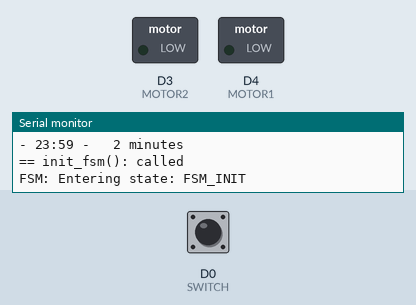
A sketch run on a simulated ESP8266 (NodeMCU). Parts: switched loads named in the sketch (green lamp = pin HIGH), the last lines printed to the serial monitor. The inputs (shaded band) are chosen by the test bench; at power-on: D0 (SWITCH) LOW. The local clock reads 2024-03-15 10:24:30 at power-on unless the sketch sets it.

Above: at 1.2 s.
1.3 s: D0 (SWITCH) pulled HIGH for 0.15 s
At 3.2 s:
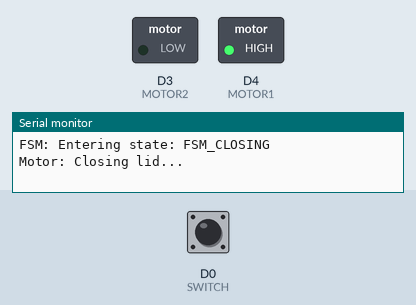
Timing chart, 0 to 9.5 s (numbered marks = the images above; inputs shaded):
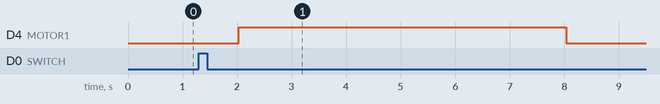

The sketch:

futterautomat.ino
```cpp
#include "time.h"
#include "scheduler.h"
#include "ota.h"
#include "fsm.h"

/*
 * D0 (Output Only)
 * D1 SCL
 * D2 SDA
 * D3 Motor2
 * D4 Motor1 (internal LED, inverted as it is connected from D4 to 3V3)
 */

#define SWITCH D0

void setup() {
  Serial.begin(115200);
  Serial.println("\r\n\r\nFutterbox is starting up...");

  init_ota();
  init_time();
  init_scheduler();

  pinMode(SWITCH, INPUT_PULLDOWN_16);

  init_fsm();
}

bool override_switch_debounce() {
  static bool switch_state = false;       // Current switch state after debouncing
  static unsigned long last_switched = 0; // Last switch change
  bool last_switch = digitalRead(SWITCH); // Most current switch reading
  if (last_switch != switch_state &&
      millis() - last_switched > 100) {
      last_switched = millis();
      switch_state = last_switch;
      if(switch_state) {
        Serial.println("-- Button pressed");
      } else {
        Serial.println("-- Button released");
      }
    }
  return switch_state;
}

void loop() {
  handle_ota();
  handle_time();
  bool should_be_state = handle_scheduler();

  bool override_state = override_switch_debounce();
  handle_fsm(should_be_state, override_state);
}
```

fsm.cpp
```cpp
/*
 * Methods for handling finite state machine and motor for lid.
 */
#include "fsm.h"

// Current and last state
enum State current_state = FSM_INIT;
enum State last_state = FSM_ERROR; // Set to error to make sure we always have a changed-state-event when entering FSM_INIT

// String-list of states for outputting to serial console
// Make sure to always update enum in state.h too!
const char* state_strings[] = {
    "FSM_INIT",
    "FSM_CLOSED",
    "FSM_AUTO_OPENING",
    "FSM_AUTO_OPEN",
    "FSM_MANUAL_OPENING",
    "FSM_MANUAL_OPEN",
    "FSM_CLOSING",
    "FSM_ERROR"
};


/**
 * Helper for controlling motor.
 */
bool is_lid_closed = false;
void motor_open() {
    Serial.println("Motor: Opening lid...");
    digitalWrite(MOTOR1, LOW);
    digitalWrite(MOTOR2, HIGH);
    is_lid_closed = true;
}

void motor_stop() {
    Serial.println("Motor: Stopping motor");
    digitalWrite(MOTOR1, is_lid_closed);
    digitalWrite(MOTOR2, is_lid_closed);
}

void motor_close() {
    Serial.println("Motor: Closing lid...");
    digitalWrite(MOTOR1, HIGH);
    digitalWrite(MOTOR2, LOW);
    is_lid_closed = false;
}

// since when we are in current state
unsigned long state_entered = 0;


/**
 * init_fsm()
 * Prepares motor output pins
 */
void init_fsm() {
    Serial.println("== init_fsm(): called");
    pinMode(MOTOR1, OUTPUT);
    pinMode(MOTOR2, OUTPUT);
}


/**
 * handle_fsm(…)
 * Checks if state changed, call the currently active handler and check
 * result.
 */
void handle_fsm(bool should_be_state, bool override_state) {

    // Handle detection of state changes
    bool changed = false;
    if (current_state != last_state) {
        changed = true;
        last_state = current_state;
        state_entered = millis();
        Serial.printf("FSM: Entering state: %s\n", state_strings[current_state]);
    }

    // give control to method for current state
    enum State next_state;
    switch(current_state) {
        case FSM_INIT:           next_state = handle_init(changed, should_be_state, override_state); break;
        case FSM_CLOSED:         next_state = handle_closed(changed, should_be_state, override_state); break;
        case FSM_AUTO_OPENING:   next_state = handle_auto_opening(changed, should_be_state, override_state); break;
        case FSM_AUTO_OPEN:      next_state = handle_auto_open(changed, should_be_state, override_state); break;
        case FSM_MANUAL_OPENING: next_state = handle_manual_opening(changed, should_be_state, override_state); break;
        case FSM_MANUAL_OPEN:    next_state = handle_manual_open(changed, should_be_state, override_state); break;
        case FSM_CLOSING:        next_state = handle_closing(changed, should_be_state, override_state); break;
        default: /* FSM_ERROR */ next_state = handle_error(changed, should_be_state, override_state); break;
    }

    if (next_state != current_state) {
        Serial.printf("FSM: Requested change from %s to %s\n", state_strings[current_state], state_strings[next_state]);
        current_state = next_state;
    }
}


/**
 * handle_…()
 * All state handlers. All of them are built the same.
 * 1. Check if `entered` and make sure to init all for current state.
 * 2. Do whatever is needed in this state.
 * 3. Check if we need to move to next state and set return value
 */
enum State handle_init(bool entered, bool should_be_state, bool override_state) {
    // Wait a bit to allow for NTP to sync time (if possible)
    // Switch to closing afterwards to go to a known state
    if (millis() - state_entered > 2000) {
        return FSM_CLOSING;
    } else {
        return current_state;
    }
}

enum State handle_closed(bool entered, bool should_be_state, bool override_state) {
    if (entered) {
        motor_stop();
    }
    if (should_be_state) {
        Serial.println("Should be open according to schedule");
        return FSM_AUTO_OPENING;
    } else if (override_state) {
        Serial.println("Button pressed for override");
        return FSM_MANUAL_OPENING;
    } else {
        return current_state;
    }
}

enum State handle_auto_opening(bool entered, bool should_be_state, bool override_state) {
    if (entered) {
        motor_open();
    }
    if (millis() - state_entered > MOTOR_OPEN_TIME) {
        return FSM_AUTO_OPEN;
    } else {
        return current_state;
    }
}

enum State handle_auto_open(bool entered, bool should_be_state, bool override_state) {
    if (entered) {
        motor_stop();
    }
    if (! should_be_state) {
        Serial.println("Should be closed according to schedule");

        // Make sure we don't close if manual override is pressed!
        if (override_state) {
            return FSM_MANUAL_OPEN;
        } else {
            return FSM_CLOSING;
        }
    } else {
        return current_state;
    }
}

enum State handle_manual_opening(bool entered, bool should_be_state, bool override_state) {
    if (entered) {
        motor_open();
    }
    if (millis() - state_entered > MOTOR_OPEN_TIME) {
        return FSM_MANUAL_OPEN;
    } else {
        return current_state;
    }
}

enum State handle_manual_open(bool entered, bool should_be_state, bool override_state) {
    if (entered) {
        motor_stop();
    }
    if (! override_state) {
        Serial.println("Override-button released");
        return FSM_CLOSING;
    } else {
        return current_state;
    }
}

enum State handle_closing(bool entered, bool should_be_state, bool override_state) {
    if (entered) {
        motor_close();
    }
    if (millis() - state_entered > MOTOR_CLOSE_TIME) {
        return FSM_CLOSED;
    } else {
        return current_state;
    }
}

// error-state not implemented
enum State handle_error(bool entered, bool should_be_state, bool override_state) {
    // TODO: Blink status LED
    return current_state;
}
```

fsm.h
```cpp
#pragma once

#include <arduino.h> // uint8_t types

#define FSM_DEBUG

/* ESP8266 has quite a few pins but most of them are reserved or used for
 * internal stuff like programming-mode and communication with the flash
 * module.
 * So we have to use as less pins as possible. As we need two for motor-control
 * we also use one of them for the status LED.
 * Pin1 / Pin2 -> Function
 *  L      L      Lid closed,  LED off
 *  H      L      Lid opening, LED on
 *  H      H      Lid open,    LED on
 *  L      H      Lid closing, LED off
 */
#define MOTOR1 D4 // also used for LED
#define MOTOR2 D3

#define MOTOR_OPEN_TIME 6000 // in ms
#define MOTOR_CLOSE_TIME 6000 // in ms

// Make sure to always update names in fsm.cpp too!
enum State {
    FSM_INIT = 0,
    FSM_CLOSED,
    FSM_AUTO_OPENING,
    FSM_AUTO_OPEN,
    FSM_MANUAL_OPENING,
    FSM_MANUAL_OPEN,
    FSM_CLOSING,
    FSM_ERROR
};

extern const char* state_strings[];

extern enum State current_state;

// Public methods
void init_fsm();
void handle_fsm(bool should_be_state, bool override_state);

// Helper methods
void motor_open();
void motor_stop();
void motor_close();

// Handle methods for all states
enum State handle_init(bool entered, bool should_be_state, bool override_state);
enum State handle_closed(bool entered, bool should_be_state, bool override_state);
enum State handle_auto_opening(bool entered, bool should_be_state, bool override_state);
enum State handle_auto_open(bool entered, bool should_be_state, bool override_state);
enum State handle_manual_opening(bool entered, bool should_be_state, bool override_state);
enum State handle_manual_open(bool entered, bool should_be_state, bool override_state);
enum State handle_closing(bool entered, bool should_be_state, bool override_state);
enum State handle_error(bool entered, bool should_be_state, bool override_state);
```

ota.h
```cpp
#pragma once

#ifndef STASSID
//#define STASSID "xxxxx"
//#define STAPSK  "yyyyy"
#endif

#define HOSTNAME "Futterautomat"

void init_ota();
void handle_ota();
```

scheduler.cpp
```cpp
/*
 * Methods for handling schedule of open/close times. Does not do the opening/closing!
 */
#include "scheduler.h"

// Configured list of open-times and duration, see scheduler.h
struct open_close_time_t open_close[] = { OPEN_CLOSE_TIMES };


/**
 * init_scheduler()
 * Reads configured schedules and outputs them to serial.
 */
void init_scheduler() {
    Serial.println("== init_scheduler(): called");
    output_schedules();
}


/**
 * handle_scheduler()
 * Needs to be called often.
 * Calculates if lid should be open or closed. Works by calculating the number of minutes
 * since midnight and comparing it to open-times and duration.
 * Returns true if lid should be open
 */
bool handle_scheduler() {
    auto mintoday = current_minute();
    static bool should_be_open = false;

    // Only do heavy calculations if we did not already do it this minute
    static auto mintoday_last = 0;
    if (mintoday != mintoday_last) {
        mintoday_last = mintoday;

#ifdef SCHEDULER_DEBUG
        Serial.printf("== handle_scheduler(): Checking current minute %d\n", mintoday);
#endif

        bool open = false;
        for (auto entry : open_close) {
#ifdef SCHEDULER_DEBUG
            Serial.printf("Comparing: [%d] %02d:%02d - %3d minutes: ", i+1,
                        entry.open_hour, entry.open_minute,
                        entry.duration);
#endif
            auto open_minute = entry.open_hour*60 + entry.open_minute;
            auto open_duration = entry.duration;
            if ((mintoday >= open_minute && mintoday < (open_minute + open_duration)) ||
                (open_minute + open_duration >= 1440 && mintoday < open_minute + open_duration - 1440)) {
#ifdef SCHEDULER_DEBUG
                Serial.println("open");
#endif
                open = true;
            } else {
#ifdef SCHEDULER_DEBUG
                Serial.println("close");
#endif
            }
            should_be_open = open;
        }
    }
    return should_be_open;
}


/**
 * current_minute()
 * Calculates the current number of minutes since midnight
 */
uint16_t current_minute() {
    time_t now;
    time(&now);
    tm* localtm = localtime(&now);
    return localtm->tm_hour*60 + localtm->tm_min;
}


/**
 * output_schedules()
 * Outputs all configured schedules to serial port for debugging
 */
void output_schedules() {
    Serial.println("Configured open/close times:");
    for (auto entry : open_close) {
        Serial.printf("- %02d:%02d - %3d minutes\n",
                    entry.open_hour, entry.open_minute,
                    entry.duration);
    }
}
```

scheduler.h
```cpp
#pragma once

#include <arduino.h> // uint8_t types

// Datatype for one open/close time
struct open_close_time_t {
    uint8_t open_hour;
    uint8_t open_minute;
    uint16_t duration; // minutes
};

//#define SCHEDULER_DEBUG

// Configuration of open/close times
#define OPEN_CLOSE_TIMES \
    /* h, min, duration */ \
    {  8,  0, 15 },   \
    { 10,  0, 15 },   \
    { 10, 35,  1 },   \
    { 12, 30, 15 },   \
    { 14, 35,  5 },   \
    { 16, 55,  1 },   \
    { 20, 15,  2 },   \
    { 21, 40,  2 },   \
    { 23, 59,  2 }

// Public methods
void init_scheduler();
bool handle_scheduler();

// Helper
void output_schedules();
uint16_t current_minute();
```

time.cpp
```cpp
/*
 * Methods for handling time and date. All things related to:
 * - RTC
 * - NTP
 * - local timekeeping
 *
 * Inspired by:
 * - https://github.com/tht/ValentineBox/blob/master/src/main.cpp
 * - https://github.com/esp8266/Arduino/blob/master/libraries/esp8266/examples/NTP-TZ-DST/NTP-TZ-DST.ino
 * - https://github.com/Naguissa/uRTCLib/blob/master/examples/uRTCLib_example/uRTCLib_example.ino
 */
#include "time.h"

// uRTCLib rtc, I2C Address;
uRTCLib rtc(RTC_ADDR);


/**
 * init_time()
 * Reads RTC and sets internal clock correspondingly. Also configures `configTime(…)` (SNTP)
 * to sync to NTP if possible. Registers callback to get notified if SNTP updates local time
 * to make sure RTC is also updated.
 */
void init_time() {
  Serial.println("== init_time(): called");
  // Configure RTC and fetch time
  Wire.begin(RTC_SDA, RTC_SCL); // D2 and D1 on ESP8266

  // Fill `tm` struct with RTC data and use `settimeofday(…)` to update internal clock
  tm rtc_time;
  rtc_to_tm(&rtc_time);
  time_t rtc_now = mktime(&rtc_time);
  timeval rtc = {rtc_now, 0};
  settimeofday(&rtc, nullptr);

  output_rtc();

  // Register callback and set up SNTP
  settimeofday_cb(time_to_rtc_cb);
  configTime(MYTZ, NTP_POOL);
}


/**
 * time_to_rtc_cb()
 * Callback registered in `init_time()`. Gets called every time `settimeofday(…)` is used.
 * Writes time down to RTC.
 */
void time_to_rtc_cb() {
  Serial.println("-- settimeofday(): called - possibly from SNTP");

  // Read internal clock and parse into `tm`.
  timeval tv;
  gettimeofday(&tv, nullptr);
  time_t now = tv.tv_sec;
  tm* gmtm = gmtime(&now);

  // Write to RTC, shift some values as RTC and `tm` do have other base values
  rtc.set(gmtm->tm_sec, gmtm->tm_min, gmtm->tm_hour, gmtm->tm_wday+1, gmtm->tm_mday, gmtm->tm_mon+1, 1900 + gmtm->tm_year - 2000);
}


/**
 * rtc_to_tm(…)
 * Reads date from RTC and put result in given tm struct.
 */
void rtc_to_tm(tm *buf) {
  rtc.refresh();

  buf->tm_sec  = rtc.second();
  buf->tm_min  = rtc.minute();
  buf->tm_hour = rtc.hour();
  buf->tm_wday = rtc.dayOfWeek() - 1;
  buf->tm_mday = rtc.day();
  buf->tm_mon  = rtc.month() - 1;
  buf->tm_year = rtc.year() + 2000 - 1900;
}


/**
 * output_rtc()
 * Outputs current RTC date/time to serial for debugging purposes.
 */
void output_rtc() {
  tm rtctm;
  rtc_to_tm(&rtctm);
	Serial.printf("The RTC date and time is:   %s", asctime(&rtctm));
}


/**
 * output_local()
 * Outputs current local date/time to serial for debugging purposes.
 */
void output_local() {
  time_t now;
  time(&now);
  tm* localtm = localtime(&now);

  Serial.printf("The local date and time is: %s", asctime(localtm));
}


/**
 * handle_time()
 * Needs to be called often.
 * Currently only debug output.
 */
void handle_time() {

#ifdef TIME_DEBUG
  static uint32_t last_rtc = 0;
  if (millis() - last_rtc > 1000) {
    last_rtc = millis();

    output_rtc();
    output_local();
    Serial.println();
  }
#endif

}
```

time.h
```cpp
#pragma once

#include <uRTCLib.h>

#include <time.h>                       // time() ctime()
#include <sys/time.h>                   // struct timeval
#include <coredecls.h>                  // settimeofday_cb()

#include <TZ.h>

//#define TIME_DEBUG
#define MYTZ TZ_Europe_Zurich
#define NTP_POOL "ch.pool.ntp.org"

#define RTC_SDA 5     // I2C Bus for RTC module
#define RTC_SCL 4     // I2C Bus for RTC module
#define RTC_ADDR 0x68 // I2C Adress of RTC module

// Public methods
void init_time();
void handle_time();

// Internal callback handler
void time_to_rtc_cb();

// Helper
void rtc_to_tm(tm *buf);
void output_local();
void output_rtc();
```
